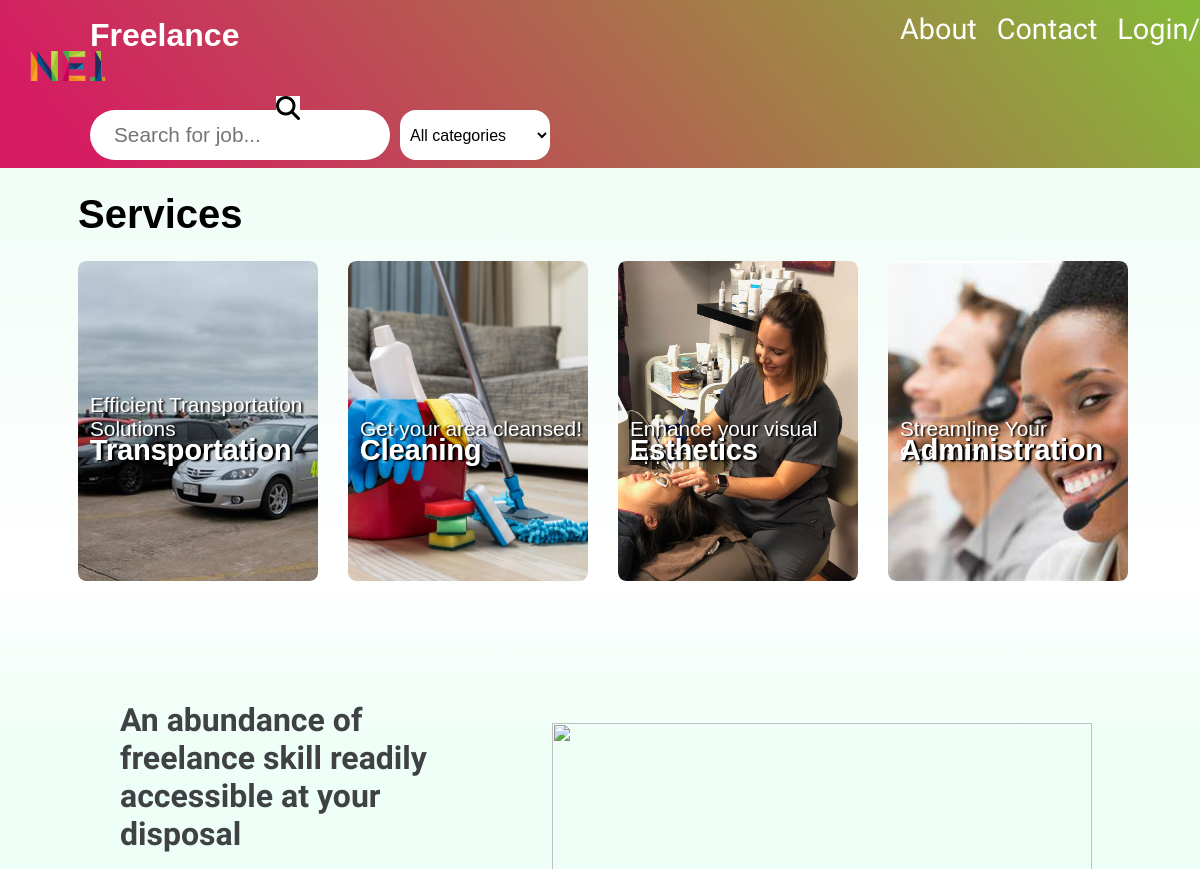
The app's page / (upper part), older data.
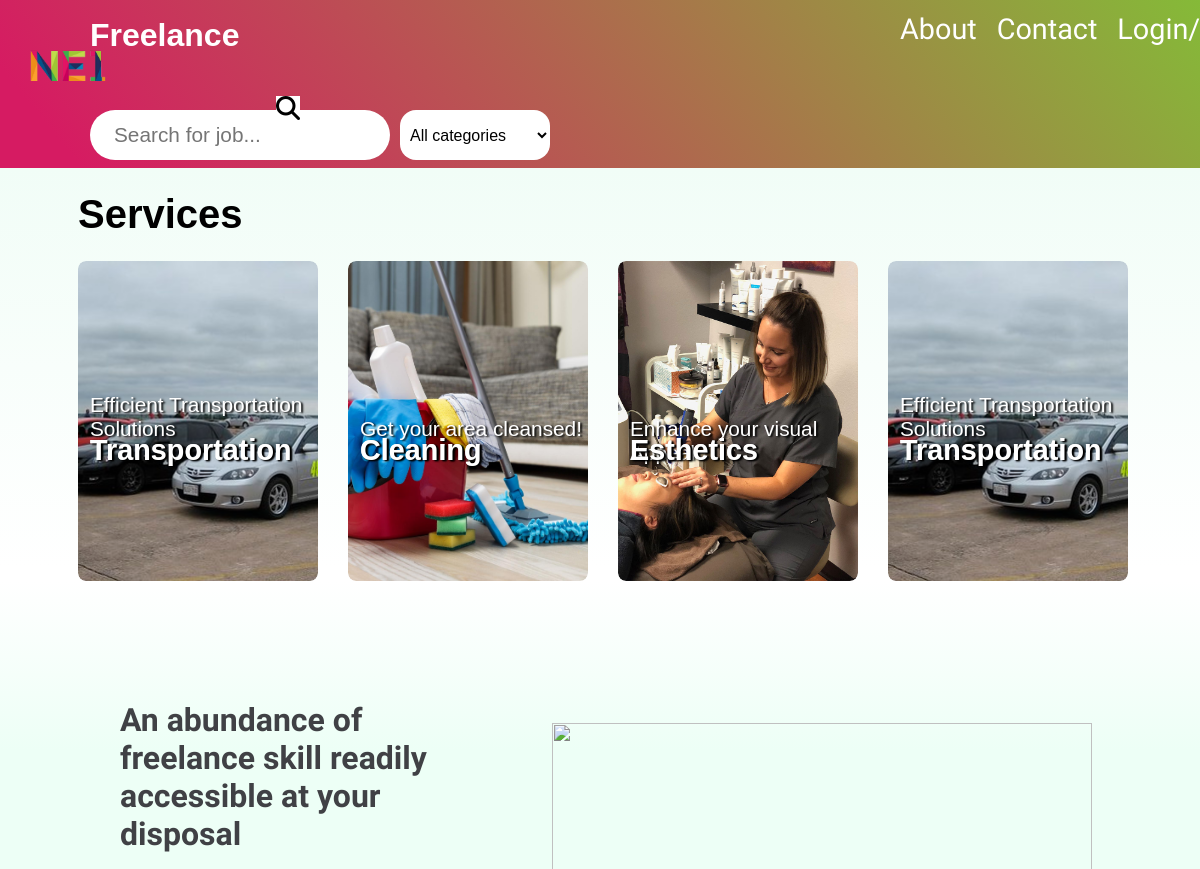
The same page, newer data.
### home/models.py (models this page shows, shortened)
class Service(models.Model):
    title = models.CharField(max_length=50)
    tagline = models.CharField(max_length=100, default = '')
    image = models.ImageField(upload_to='services/', blank=True, null=True)

### home/views.py (the view)
# urls.py: path('',home_view.index, name = 'home_page'), #ne1freelance.com - Home page
def index(request):
    services = Service.objects.all()
    job_category = JobCategory.objects.all()
    if request.user.is_authenticated: #if they are logged in
        return redirect("search_jobs")
    else:
        return render(request,'home/index.html' , {'services' : services, 'job_category': job_category})

### templates/home/index.html (shortened to what this page needs)
<html lang="en">
<head>
    {% load static %}
    <link rel="stylesheet" href="{% static 'css/home/index.css' %}">
</head>
<body>
<header class="header">
 {% if user.is_authenticated %}
 <nav class="logged_in-navbar">
    <ul class="nav nav-tabs">
        <li class="nav-item dropdown">
          <a class="nav-link dropdown-toggle" data-bs-toggle="dropdown" href="#" role="button" aria-expanded="false">
            <i class="fa-solid fa-circle active-status"></i>{{user.username}}
        </a>
          <ul class="dropdown-menu">
            <li><a class="dropdown-item" href="{% url 'job_form' %}">Create job</a></li>
            <li><a class="dropdown-item" href="{% url 'logout' %}">Logout</a></li>
          </ul>
        </li>
            <li class="nav-item"><a class="nav-link" href="{% url 'about_us' %}">About</a></li>
                <li class="nav-item"><a class="nav-link" href="{% url 'contact' %}">Contact</a></li>
      </ul>
 </nav>
{% else %}
 <nav class="logged_out-navbar">
     <ul>
         <li class="nav-item"><a class="nav-link" href="{% url 'about_us' %}">About</a></li>
             <li class="nav-item"><a class="nav-link" href="{% url 'contact' %}">Contact</a></li>
                 <li class="nav-item"><a class="nav-link" href="{% url 'login' %}">Login/Signup</a></li>
     </ul>
 </nav>
{% endif %}
    <div class="red-gradient">
        <img class = "logo" src="{% static 'images/logo.png' %}" alt="logo">
        <h1 class="title"><b>Freelance</b></h1>
        <form class="search_form" method="GET" action="{% url 'search_jobs' %}">
            <input class="search" type="text" placeholder="Search for job..." name="search" required>
            <select name="category" class="category">
                <option value="">All categories</option>
            </select>
            <button class="search-btn" type="submit" title="search button">
                <i class="fa fa-search"></i>
            </button>
        </form>
    </div>
</header>
    <main class="main-container">
        <div class="flexible-services">
            <h2>Services</h2>
        <div class="services">
            {% for service in services %}
            <div class="service service{{ forloop.counter }}">
                {% if service.title == 'Transportation' %}
                <p class="service-title" id="transportation-title">{{ service.tagline }}</p>
                {% else %}
                <p class="service-title">{{ service.tagline }}</p>
                    {% endif %}
                    <p class="service-title-span">{{ service.title }}</p>
                {% if service.title == 'Transportation' %}
                    <p class="service-title-span"  id="transportation-span">{{ service.title }}</p>
                    {% else %}
                    <p class="service-title-span">{{ service.title }}</p>
                        {% endif %}
                {% if service.image %}
                <img class="service-img" src="{{ service.image.url }}" alt="{{ service.title }}">
                {% else %}
                <style>
                    .service{
                        background-color: rgb(98, 98, 98);
                    }
                </style>
                {% endif %}
            </div>
            {% endfor %}
        </div>
        </div>
        <div class="reassurance-flex-box">
            <div class="text">
                <h3>An abundance of freelance skill readily accessible at your disposal</h3>
                <br>
            </div>
            <div class="image-container">
                <img class="image" src="https://fiverr-res.cloudinary.com/q_auto,f_auto,w_700,dpr_1.0/v1/attachments/generic_asset/asset/089e3bb9352f90802ad07ad9f6a4a450-1599517407052/selling-proposition-still-1400-x1.png" alt="">
            </div>
        </div>
<br><br>
    </main>
</body>
</html>

Row changes from the older to the newer data that the page shows:
changed Service (number 4 of 4 on the later page): title "Administration" → "Transportation"; image: a different picture; tagline "Streamline Your Operations" → "Efficient Transportation Solutions"
